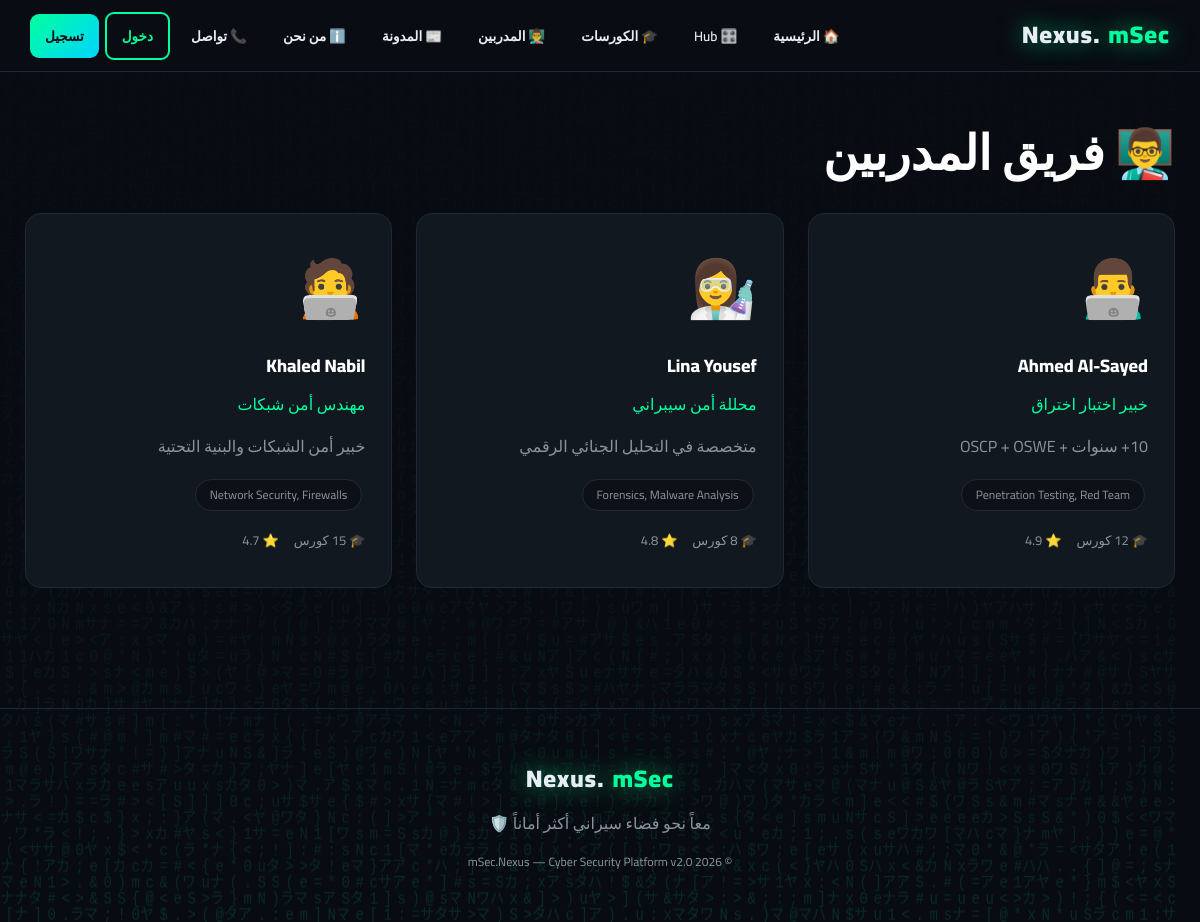
Page /instructors on the committed database.
### tables this page shows
CREATE TABLE instructors (id INTEGER PRIMARY KEY AUTOINCREMENT, name TEXT, title TEXT, bio TEXT, avatar TEXT, expertise TEXT, courses INTEGER, rating REAL);

### app.py (the view)
@app.route('/instructors')
def instructors(): return render_template('instructors.html', instructors=q("SELECT * FROM instructors"))

### app.py (called while the page is built)
def db():
    if 'db' not in g: g.db = sqlite3.connect(DB)
    return g.db

def q(sql, params=None):
    c = db().cursor()
    if params: c.execute(sql, params)
    else: c.execute(sql)
    r = c.fetchall(); db().commit(); return r

@app.context_processor
def inject():
    notif_count = 0
    if 'user' in session:
        try: notif_count = q(f"SELECT COUNT(*) FROM notifications WHERE user='{session['user']}' AND read=0")[0][0]
        except: pass
    return dict(session=session, notif_count=notif_count, year=2026)

### templates/instructors.html
{% extends 'base.html' %}{% block content %}
<h1>👨‍🏫 فريق المدربين</h1>
<div class="grid">
{% for i in instructors %}
<div class="card"><span class="icon">{{ i[4] }}</span><h3>{{ i[1] }}</h3>
<p style="color:var(--neon)">{{ i[2] }}</p>
<p style="color:var(--muted);margin:15px 0">{{ i[3] }}</p>
<p class="tag">{{ i[5] }}</p>
<div class="meta" style="margin-top:15px"><span>🎓 {{ i[6] }} كورس</span><span>⭐ {{ i[7] }}</span></div>
</div>
{% endfor %}</div>
{% endblock %}

### static/css/style.css (style rules this page uses)
* { margin:0;padding:0;box-sizing:border-box;font-family:'Cairo','Segoe UI',sans-serif }
:root { --bg:#0a0e14;--bg2:#0d1117;--card:#111820;--border:#1f2937;--neon:#00ff9d;--neon2:#00d4ff;--purple:#a371f7;--red:#ff3366;--text:#e6edf3;--muted:#8b949e }
html { scroll-behavior:smooth }
body { background:var(--bg);color:var(--text);min-height:100vh;overflow-x:hidden;line-height:1.7 }
h1,h2,h3,h4 { color:#fff;margin-bottom:20px;font-weight:800 }
h1 { font-size:clamp(28px,5vw,48px) }
.grid { display:grid;grid-template-columns:repeat(auto-fill,minmax(300px,1fr));gap:24px }
.card { background:var(--card);border:1px solid var(--border);border-radius:16px;padding:26px;transition:.4s;position:relative;overflow:hidden }
.card::before { content:'';position:absolute;top:0;left:-100%;width:100%;height:2px;background:linear-gradient(90deg,transparent,var(--neon),transparent);transition:.6s }
.card .icon { font-size:56px;margin-bottom:15px;display:block }
.card h3 { color:#fff;margin-bottom:10px;font-size:18px }
.card .meta { color:var(--muted);font-size:13px;display:flex;gap:15px;margin:10px 0;flex-wrap:wrap }
.tag { display:inline-block;padding:5px 14px;background:var(--bg2);border:1px solid var(--border);border-radius:20px;font-size:12px;color:var(--muted);margin:3px;text-decoration:none;transition:.3s }

### rows in the picture
instructors: avatar "👨‍💻", name "Ahmed Al-Sayed", title "خبير اختبار اختراق", bio "10+ سنوات + OSCP + OSWE", expertise "Penetration Testing, Red Team", courses "12", rating "4.9"
instructors: avatar "👩‍🔬", name "Lina Yousef", title "محللة أمن سيبراني", bio "متخصصة في التحليل الجنائي الرقمي", expertise "Forensics, Malware Analysis", courses "8", rating "4.8"
instructors: avatar "🧑‍💻", name "Khaled Nabil", title "مهندس أمن شبكات", bio "خبير أمن الشبكات والبنية التحتية", expertise "Network Security, Firewalls", courses "15", rating "4.7"
